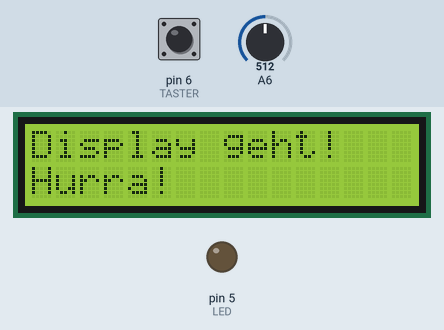
Recording of a program running on a simulated Arduino Micro, built with avr-gcc and run on an emulated ATmega32U4. Parts: 16×2 character LCD, output pins drawn as LEDs (lit = HIGH). Inputs (shaded band) come from the test bench; at power-on: A6 = 512, pin 6 (TASTER) HIGH.

Above: at 2.1 s.
At 5.2 s:
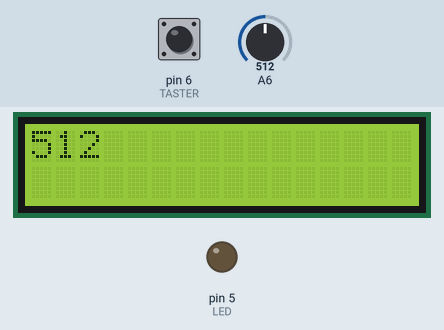
5.3 s: A6 set to 716
At 6.6 s:
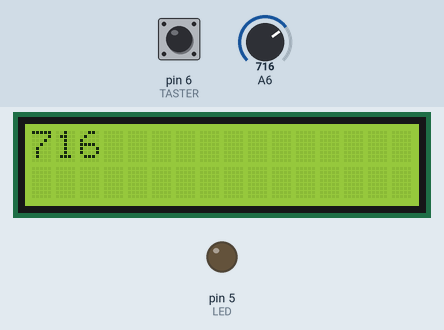
7.0 s: A6 set to 900
At 8.1 s:
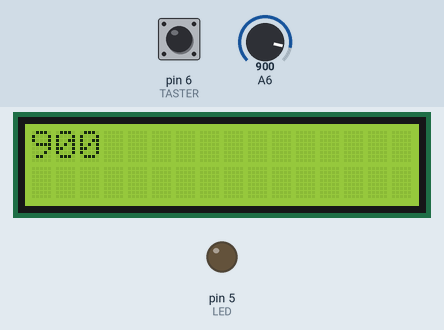
8.5 s: A6 set to 1023
At 9.6 s:
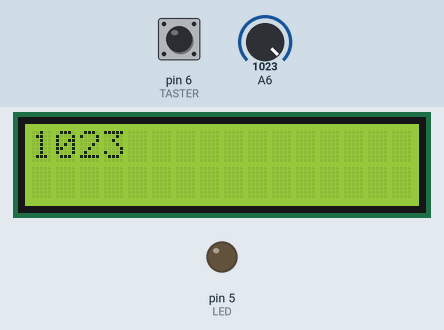
Timing chart, 0 to 11.5 s (numbered marks = the images above; inputs shaded):
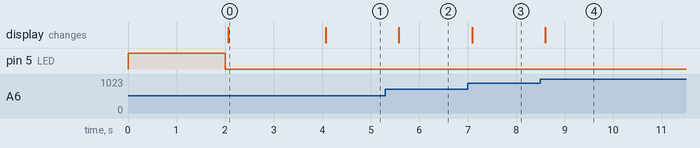

The program:

main.cpp
```cpp
// Über "#include" fügt man Bibliotheken rein. Es gibt für verschiedene Dinge bereits fertige Bibliotheken um bspw. Sensoren auszulesen. Genau das machen wir. Das "#include <Arduino.h> sagt dem Programm, dass es auf die Funktionen des Boards zugreifen kann (bspw. die Namen der Pins)"
#include <Arduino.h>

// Display (1602A) -----
// Hier binden wir die Bibliothek für das 1602A Display ein.
#include <LiquidCrystal.h>

// Hier definieren wir die Pins des Displays passend zu dem wie wir das angeschlossen haben: https://create.arduino.cc/projecthub/najad/interfacing-lcd1602-with-arduino-764ec4
// "#define benutzt man um globale Konstanten zu setzen. Diese können nicht mehr überschrieben werden -> sind wirklich FIX im Speicher"
#define RS 12
#define E  11
#define D7 10
#define D6 9
#define D5 8
#define D4 7

// BMP 388 -----
// Hier binden wir die Bibliotheken für den Temperatursensor ein. Dadurch können wir auf bereits vorgebaute Funktionen zugreifen.
#include <Wire.h>
#include <SPI.h>
#include <Adafruit_Sensor.h>
#include "Adafruit_BMP3XX.h"

// Dieser Define setzt den Luftdruck bei 0 Metern über dem Meeresspiegel. Das wird gebraucht um deine Höhe anhand des gemessenen Luftdrucks zu messen
#define SEALEVELPRESSURE_HPA (1013.25) // Wir nehmen 1013.25 als Durchschnitt an. Das ändert sich natürlich täglich, aber als Schätzung sollte das passen.

// An dieser Stelle benutzen die "Adafruit_BMP3XX" Bibliothek die wir vorher geladen haben und erstellen uns eine Instanz des Sensors. Nach der folgenden Zeile kannst du wenn du "bmp." eintippst und dann STRG+LEER drückst siehst du alle Funktionen, Parameter etc. der Instanz
Adafruit_BMP3XX bmp;

// So jetzt sollte auch das Display gehen nach dieser Zeile. Wir erstellen wieder eine Instanz des Sensors. Wir müssen die Pins mitgeben an denen das Display angeschlossen ist. Weiter oben haben wir das über define festgelegt, daher müssen wir hier nicht die nummern eintragen, sondern können direkt "RS, E, ..." reinschreiben. Sollten wir später die Pins ändern müssen, so können wir das nur oben machen und den rest müssen wir nicht mehr anfassen.
LiquidCrystal lcd(RS, E, D4, D5, D6, D7);


// Hier legen wir fest, dass wir LED an Pin 5 und den Taster an Pin6 angebracht haben.
#define LED 5
#define TASTER 6
#define LDR 4


// Bei Arduino teilt sich die SW auf zwei Teile auf. Die setup() Funktion wird nur ein mal ausgeführt bei jedem Systemstart. Hier kannst du sachen reinpacken, die nur einmal ausgeführt werden müssen. Bspw. Sensorkommunikation starten oder Variablen definieren, etc.
void setup() {

  // Die Serielle Schnittstelle ist das USB Kabel zwischen dem Arduino und dem PC. Darüber kannst du eine Konsole aufmachen und bspw. Ausgaben sehen die zum debuggen sehr hilfreich sind. Ebenso könntest du damit mit deinem Programm kommunizieren.
  Serial.begin(115200);

  // Hier sagen wir der Software, dass der Pin am Board an dem die LED hängt ein Ausgang ist
  pinMode(LED, OUTPUT); // LED ist der define von weiter oben, und OUTPUT sagt, dass es ein Ausgang ist.
  pinMode(TASTER, INPUT); // Hier sagen wir dass am TASTER Pin ein Eingang ist. Damit wir erkennen können ob jemand die Taste gedrückt hat.
  pinMode(LDR,INPUT);

  digitalWrite(LED, HIGH); // Hier testen wir ob die LED funktioniert. Damit setzen wir den Pin an dem die LED hängt digital auf "AN" und machen diese nach 2 sekunden wieder aus.
  delay(2000);
  digitalWrite(LED, LOW);


  // Hier starten wir den Temperatursensor. Du siehst wir rufen "bmp.begin_I2C()" auf. Dadurch macht das Programm schon alles um mit dem Sensor sprechen zu können. Sollte der Sensor antworten, würde die Funktion "WAHR" zurückliefen.  die Bedingung if() folgt der logik -> Wenn das was in der Klammer steht wahr ist (bspw. bier == lecker), dann geht das Programm in den Bereich zwischen den { } Klammern. Dir ist sicher das "!" aufgefallen. Das invertiert das ganze.
  // Sprich die Zeile unten heißt "Wenn Funktion begin_I2C nicht WAHR zurückliefert, dann gehe in die Klammer und Schreibe über die Serielle Schnittstelle den Text"
  // Temperatursensor (BMP388)
  if(!bmp.begin_I2C()) {
    Serial.println("BME388 nicht gefunden - Bitte Kabel prüfen!");
  }

  // Display starten
  lcd.begin(16,2);  // die 16 steht für 16 zeichen pro zeile und die 2 dafür, dass das display 2 zeilen hat.

  // damit wir sehen, ob alles geht, schreiben wir einfach mal was auf den Bildschirm
  lcd.print("Display geht!");
  // Damit sezten wir den Cursor. (0,1) (Position Horizontal, Position Vertikal)
  lcd.setCursor(0,1);
  lcd.print("Hurra!");

  // 2 Sekunden warten, damit du überhaupt was erkennen kannst. Programm rennt sehr schnell^^
  delay(2000);

  // Wir machen den Bildschirm mal sauber
  lcd.clear();

  // Jetzt müssen wir gucken, oder der Taster funktioniert. Daher lassen wir das Programm warten, bis jemand den Taster einmal drückt. Damit man das checkt, schreiben wir die Anweisung aufs Display
  lcd.setCursor(0,0);
  lcd.print("Taste drücken!");

  // digitalRead ist das gegenteil von digitalWrite. Der Ausdruck unten heißt: "Solange der Taster nicht HIGH ist, wiederhole immerwieder das zwischen den Klammern". In der Klammer zeigen wir den aktuellen Zustand des Tasters

  while(digitalRead(TASTER) != HIGH ) {
    lcd.setCursor(0,1);
    lcd.print(String(digitalRead(TASTER)));
    delay(100);

  }

  lcd.clear();
  lcd.setCursor(0,0);
  lcd.print("GEHT");

}

void loop() {
  lcd.clear();
  lcd.setCursor(0,0);
lcd.print(String(analogRead(TASTER)));
delay(500);

}
```

Measured:
- after the input at 5.3 s, the display: changes after 0.28 s (image 2)
- after the input at 7.0 s, the display: changes after 0.09 s (image 3)
- after the input at 8.5 s, the display: changes after 0.10 s (image 4)
- what the display in image 0 shows lasts 2.0 s, from 2.1 s to 4.1 s
